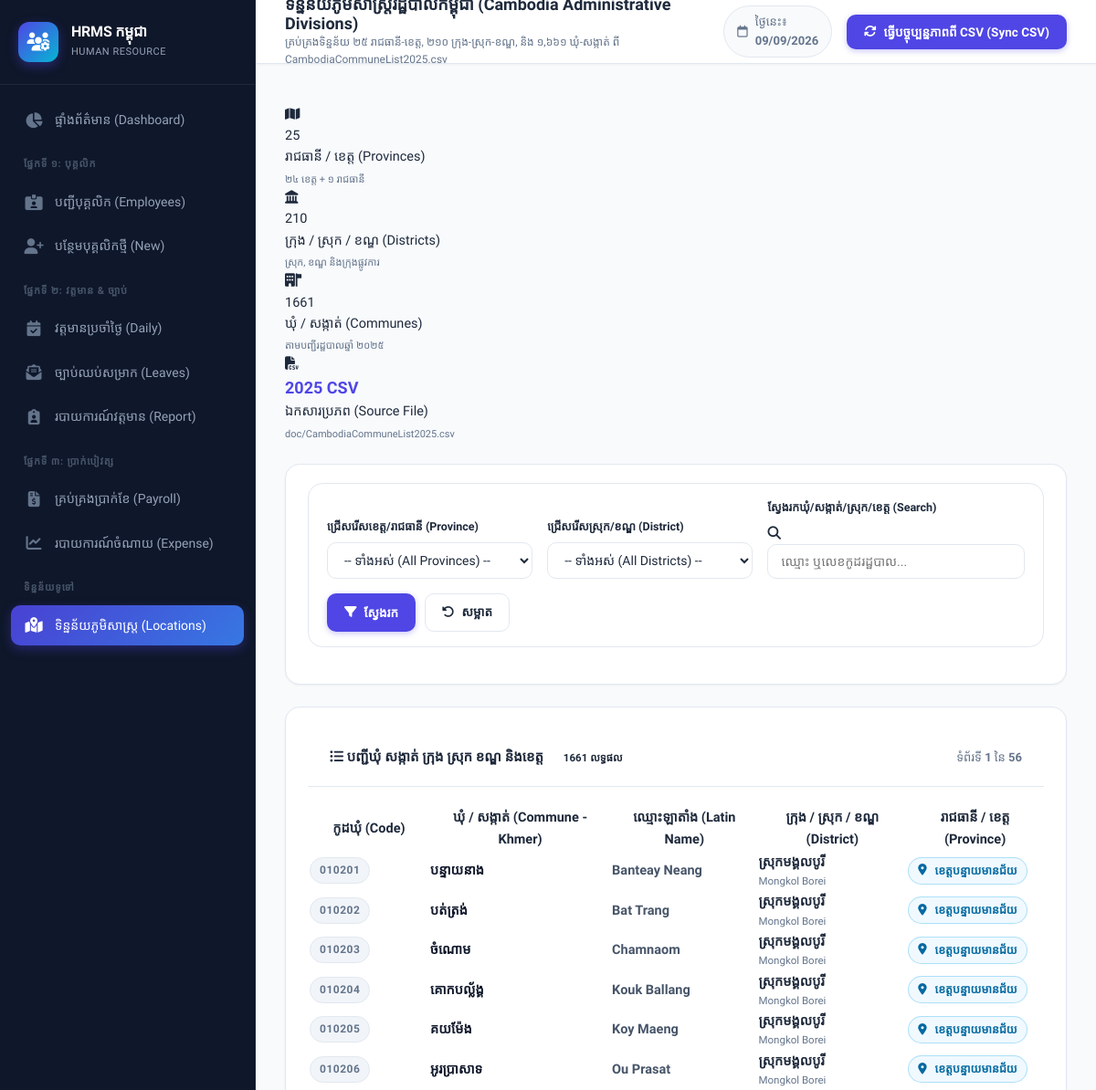
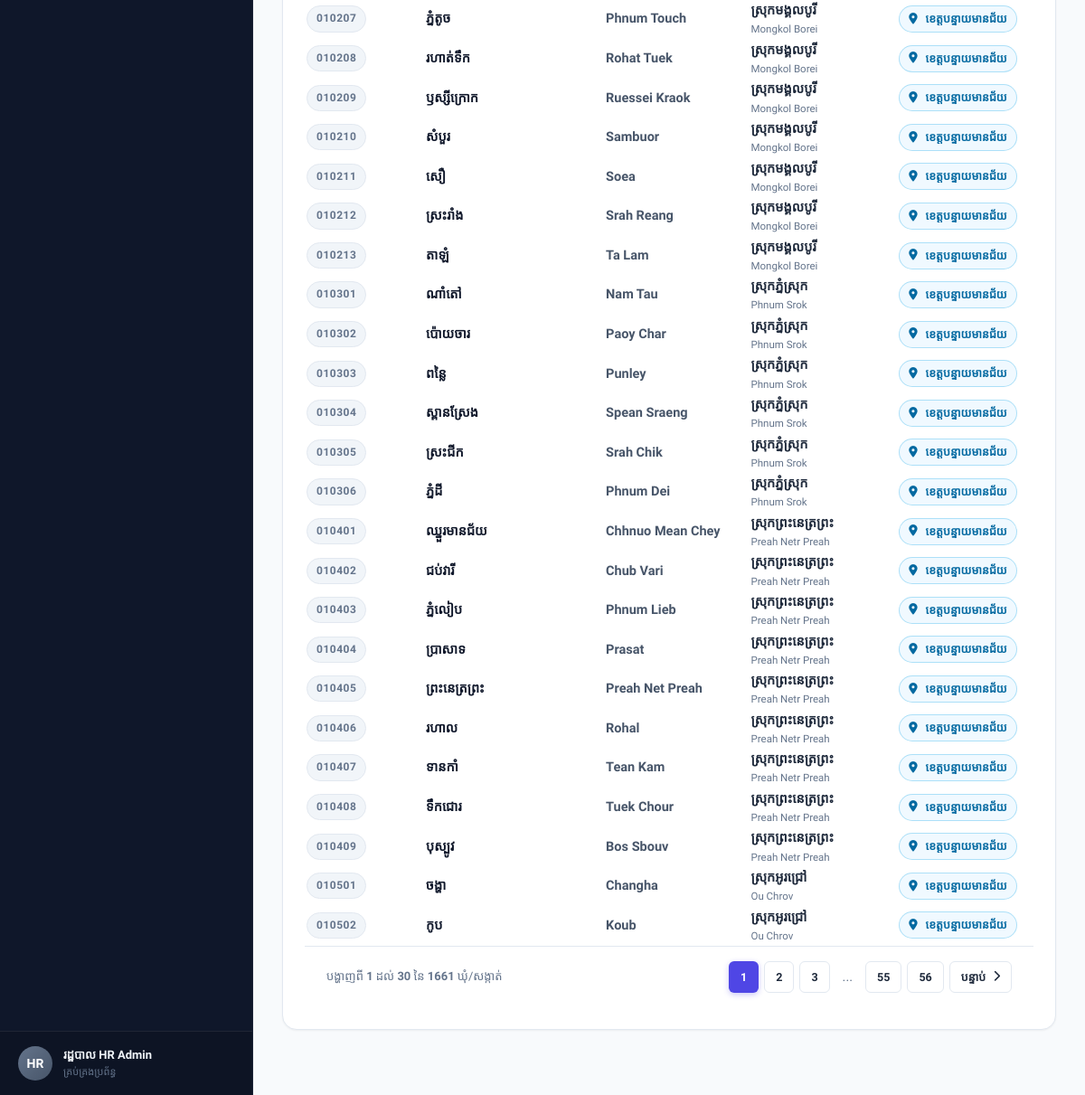
The app's page /geo-locations with its own data (2 pictures, top to bottom).
### models.py (models this page shows, shortened)
class Commune(db.Model):
    __tablename__ = 'communes'
    code = db.Column(db.String(10), primary_key=True)
    district_code = db.Column(db.String(10), db.ForeignKey('districts.code'), nullable=False)
    province_code = db.Column(db.String(10), nullable=False)
    name_kh = db.Column(db.String(100), nullable=False)
    name_en = db.Column(db.String(100), nullable=False)

class District(db.Model):
    __tablename__ = 'districts'
    code = db.Column(db.String(10), primary_key=True)
    province_code = db.Column(db.String(10), db.ForeignKey('provinces.code'), nullable=False)
    name_kh = db.Column(db.String(100), nullable=False)
    name_en = db.Column(db.String(100), nullable=False)
    communes = db.relationship('Commune', backref='district', lazy=True, cascade='all, delete-orphan')

class Province(db.Model):
    __tablename__ = 'provinces'
    code = db.Column(db.String(10), primary_key=True)
    name_kh = db.Column(db.String(100), nullable=False)
    name_en = db.Column(db.String(100), nullable=False)
    districts = db.relationship('District', backref='province', lazy=True, cascade='all, delete-orphan')

### app.py (the view, shortened to what this page needs)
@app.route('/geo-locations')
def geo_locations():
    page = request.args.get('page', 1, type=int)
    search = request.args.get('search', '').strip()
    province_code = request.args.get('province_code', '').strip()
    district_code = request.args.get('district_code', '').strip()
    query = Commune.query.join(District, Commune.district_code == District.code).join(Province, Commune.province_code == Province.code)
    if province_code:
        query = query.filter(Commune.province_code == province_code)
    if district_code:
        query = query.filter(Commune.district_code == district_code)
    pagination = query.order_by(Commune.code.asc()).paginate(page=page, per_page=30, error_out=False)
    provinces = Province.query.order_by(Province.code).all()
    districts = District.query.filter_by(province_code=province_code).order_by(District.code).all() if province_code else District.query.order_by(District.code).all()
    total_provinces = Province.query.count()
    total_districts = District.query.count()
    total_communes = Commune.query.count()
    return render_template(
        'geo/list.html',
        pagination=pagination,
        communes=pagination.items,
        provinces=provinces,
        districts=districts,
        selected_province=province_code,
        selected_district=district_code,
        search=search,
        total_provinces=total_provinces,
        total_districts=total_districts,
        total_communes=total_communes
    )

### app.py (called while the page is built)
@app.before_request
def load_logged_in_user():
    user_id = session.get('user_id')
    if user_id is None:
        g.user = None
    else:
        g.user = db.session.get(User, user_id)
        if not g.user or not g.user.is_active:
            session.clear()
            g.user = None

### templates/geo/list.html (shortened to what this page needs)
{% extends "base.html" %}
{% block page_subtitle %}គ្រប់គ្រងទិន្នន័យ ២៥ រាជធានី-ខេត្ត, ២១០ ក្រុង-ស្រុក-ខណ្ឌ, និង ១,៦៦១ ឃុំ-សង្កាត់ ពី CambodiaCommuneList2025.csv{% endblock %}
{% block topbar_actions %}
<form method="POST" action="{{ url_for('geo_locations_sync') }}" style="display: inline;"
      onsubmit="return confirm('តើលោកអ្នកពិតជាចង់អាន និងធ្វើបច្ចុប្បន្នភាពទិន្នន័យឡើងវិញពី CambodiaCommuneList2025.csv មែនទេ?');">
    <button type="submit" class="btn btn-primary">
        <i class="fa-solid fa-arrows-rotate"></i> ធ្វើបច្ចុប្បន្នភាពពី CSV (Sync CSV)
    </button>
</form>
{% endblock %}
{% block content %}
<div class="stats-grid" style="grid-template-columns: repeat(4, 1fr); margin-bottom: 24px;">
    <div class="stat-card">
        <div class="stat-icon icon-primary">
            <i class="fa-solid fa-map"></i>
        </div>
        <div class="stat-info">
            <div class="stat-value num">{{ total_provinces }}</div>
            <div class="stat-label">រាជធានី / ខេត្ត (Provinces)</div>
            <div style="font-size: 11px; color: var(--text-muted); margin-top: 4px;">២៤ ខេត្ត + ១ រាជធានី</div>
        </div>
    </div>
    <div class="stat-card">
        <div class="stat-icon icon-success">
            <i class="fa-solid fa-landmark"></i>
        </div>
        <div class="stat-info">
            <div class="stat-value num">{{ total_districts }}</div>
            <div class="stat-label">ក្រុង / ស្រុក / ខណ្ឌ (Districts)</div>
            <div style="font-size: 11px; color: var(--text-muted); margin-top: 4px;">ស្រុក, ខណ្ឌ និងក្រុងផ្លូវការ</div>
        </div>
    </div>
    <div class="stat-card">
        <div class="stat-icon icon-info">
            <i class="fa-solid fa-building-flag"></i>
        </div>
        <div class="stat-info">
            <div class="stat-value num">{{ total_communes }}</div>
            <div class="stat-label">ឃុំ / សង្កាត់ (Communes)</div>
            <div style="font-size: 11px; color: var(--text-muted); margin-top: 4px;">តាមបញ្ជីរដ្ឋបាលឆ្នាំ ២០២៥</div>
        </div>
    </div>
    <div class="stat-card">
        <div class="stat-icon icon-warning">
            <i class="fa-solid fa-file-csv"></i>
        </div>
        <div class="stat-info">
            <div class="stat-value" style="font-size: 18px; font-weight: 700; color: var(--primary);">2025 CSV</div>
            <div class="stat-label">ឯកសារប្រភព (Source File)</div>
            <div style="font-size: 11px; color: var(--text-muted); margin-top: 4px; overflow: hidden; text-overflow: ellipsis; white-space: nowrap;" title="doc/CambodiaCommuneList2025.csv">
                doc/CambodiaCommuneList2025.csv
            </div>
        </div>
    </div>
</div>
<div class="card" style="margin-bottom: 24px; padding: 20px 24px;">
    <form method="GET" action="{{ url_for('geo_locations') }}" class="filter-bar" style="display: flex; gap: 16px; align-items: flex-end; flex-wrap: wrap;">
        <div class="form-group" style="flex: 1.2; min-width: 200px; margin-bottom: 0;">
            <label class="form-label" style="font-size: 12.5px;">ជ្រើសរើសខេត្ត/រាជធានី (Province)</label>
            <select name="province_code" id="filter_province" class="form-select" onchange="updateFilterDistricts(this.value)">
                <option value="">-- ទាំងអស់ (All Provinces) --</option>
            </select>
        </div>
        <div class="form-group" style="flex: 1.2; min-width: 200px; margin-bottom: 0;">
            <label class="form-label" style="font-size: 12.5px;">ជ្រើសរើសស្រុក/ខណ្ឌ (District)</label>
            <select name="district_code" id="filter_district" class="form-select">
                <option value="">-- ទាំងអស់ (All Districts) --</option>
            </select>
        </div>
        <div class="form-group" style="flex: 1.5; min-width: 220px; margin-bottom: 0;">
            <label class="form-label" style="font-size: 12.5px;">ស្វែងរកឃុំ/សង្កាត់/ស្រុក/ខេត្ត (Search)</label>
            <div class="search-input-wrap">
                <i class="fa-solid fa-magnifying-glass"></i>
                <input type="text" name="search" class="form-control" placeholder="ឈ្មោះ ឬលេខកូដរដ្ឋបាល..." value="{{ search }}">
            </div>
        </div>
        <div style="display: flex; gap: 10px;">
            <button type="submit" class="btn btn-primary">
                <i class="fa-solid fa-filter"></i> ស្វែងរក
            </button>
            <a href="{{ url_for('geo_locations') }}" class="btn btn-secondary">
                <i class="fa-solid fa-rotate-left"></i> សម្អាត
            </a>
        </div>
    </form>
</div>
<div class="card">
    <div class="card-header" style="display: flex; justify-content: space-between; align-items: center; padding: 18px 24px; border-bottom: 1px solid var(--card-border);">
        <div style="font-size: 15px; font-weight: 700; color: var(--text-main);">
            <i class="fa-solid fa-list-ul text-primary"></i> បញ្ជីឃុំ សង្កាត់ ក្រុង ស្រុក ខណ្ឌ និងខេត្ត
            <span class="badge badge-primary num" style="margin-left: 8px;">{{ pagination.total }} លទ្ធផល</span>
        </div>
        <div style="font-size: 13px; color: var(--text-muted);">
            ទំព័រទី <strong class="num">{{ pagination.page }}</strong> នៃ <strong class="num">{{ pagination.pages }}</strong>
        </div>
    </div>
    <div class="table-responsive">
        <table class="table">
            <thead>
                <tr>
                    <th style="width: 130px;">កូដឃុំ (Code)</th>
                    <th>ឃុំ / សង្កាត់ (Commune - Khmer)</th>
                    <th>ឈ្មោះឡាតាំង (Latin Name)</th>
                    <th>ក្រុង / ស្រុក / ខណ្ឌ (District)</th>
                    <th>រាជធានី / ខេត្ត (Province)</th>
                </tr>
            </thead>
            <tbody>
                {% if communes %}
                    {% for c in communes %}
                    <tr>
                        <td>
                            <span class="badge badge-secondary num" style="font-family: var(--font-en); font-weight: 700; font-size: 12px; letter-spacing: 0.5px;">
                                {{ c.code }}
                            </span>
                        </td>
                        <td>
                            <strong style="color: #0f172a; font-size: 14.5px;">{{ c.name_kh }}</strong>
                        </td>
                        <td>
                            <span style="font-family: var(--font-en); color: #475569; font-weight: 600;">{{ c.name_en }}</span>
                        </td>
                        <td>
                            <div style="font-weight: 600; color: #1e293b;">{{ c.district.name_kh if c.district else '-' }}</div>
                            <div style="font-size: 11.5px; color: var(--text-muted); font-family: var(--font-en);">{{ c.district.name_en if c.district else '' }}</div>
                        </td>
                        <td>
                            <span class="badge badge-info" style="font-size: 12.5px; padding: 4px 10px;">
                                <i class="fa-solid fa-location-dot" style="margin-right: 4px;"></i>
                                {{ c.district.province.name_kh if c.district and c.district.province else '-' }}
                            </span>
                        </td>
                    </tr>
                    {% endfor %}
                {% endif %}
            </tbody>
        </table>
    </div>
    {% if pagination.pages > 1 %}
    <div style="display: flex; justify-content: space-between; align-items: center; padding: 16px 24px; border-top: 1px solid var(--card-border);">
        <div style="font-size: 13px; color: var(--text-muted);">
            បង្ហាញពី <strong class="num">{{ (pagination.page - 1) * pagination.per_page + 1 }}</strong> ដល់
            <strong class="num">{{ [pagination.page * pagination.per_page, pagination.total]|min }}</strong> នៃ
            <strong class="num">{{ pagination.total }}</strong> ឃុំ/សង្កាត់
        </div>
        <div style="display: flex; gap: 6px;">
            {% for p in pagination.iter_pages(left_edge=2, left_current=2, right_current=2, right_edge=2) %}
                {% if p %}
                    {% if p == pagination.page %}
                    <span class="btn btn-sm btn-primary num" style="font-weight: 700;">{{ p }}</span>
                    {% else %}
                    <a href="{{ url_for('geo_locations', page=p, province_code=selected_province, district_code=selected_district, search=search) }}"
                       class="btn btn-sm btn-secondary num">{{ p }}</a>
                    {% endif %}
                {% else %}
                    <span style="padding: 6px 8px; color: var(--text-muted);">...</span>
                {% endif %}
            {% endfor %}
            {% if pagination.has_next %}
            <a href="{{ url_for('geo_locations', page=pagination.next_num, province_code=selected_province, district_code=selected_district, search=search) }}"
               class="btn btn-sm btn-secondary">
                បន្ទាប់ <i class="fa-solid fa-chevron-right"></i>
            </a>
            {% endif %}
        </div>
    </div>
    {% endif %}
</div>
{% endblock %}

### static/css/style.css (style rules this page uses)
:root { --font-khmer: 'Kantumruy Pro', 'Battambang', -apple-system, BlinkMacSystemFont, sans-serif; --font-en: 'Plus Jakarta Sans', sans-serif; --primary: #4f46e5; --primary-hover: #4338ca; --primary-light: #eef2ff; --primary-glow: rgba(79, 70, 229, 0.2); --secondary: #64748b; --secondary-light: #f1f5f9; --success: #10b981; --success-light: #ecfdf5; --success-text: #065f46; --warning: #f59e0b; --warning-light: #fffbeb; --warning-text: #92400e; --danger: #ef4444; --danger-light: #fef2f2; --danger-text: #991b1b; --purple: #8b5cf6; --purple-light: #f5f3ff; --purple-text: #5b21b6; --info: #0ea5e9; --info-light: #f0f9ff; --info-text: #0369a1; --sidebar-bg: #0f172a; --sidebar-hover: #1e293b; --sidebar-active: #3b82f6; --sidebar-text: #94a3b8; --sidebar-text-active: #ffffff; --bg-main: #f8fafc; --card-bg: #ffffff; --card-border: #e2e8f0; --text-main: #1e293b; --text-muted: #64748b; --text-subtle: #94a3b8; --shadow-sm: 0 1px 2px 0 rgba(0, 0, 0, 0.05); --shadow-md: 0 4px 6px -1px rgba(0, 0, 0, 0.08), 0 2px 4px -2px rgba(0, 0, 0, 0.05); --shadow-lg: 0 10px 15px -3px rgba(0, 0, 0, 0.08), 0 4px 6px -4px rgba(0, 0, 0, 0.04); --shadow-xl: 0 20px 25px -5px rgba(0, 0, 0, 0.1), 0 8px 10px -6px rgba(0, 0, 0, 0.05); --radius-sm: 6px; --radius-md: 10px; --radius-lg: 16px; --radius-full: 9999px; --transition: all 0.2s cubic-bezier(0.4, 0, 0.2, 1); }
*, *::before, *::after { box-sizing: border-box; margin: 0; padding: 0; }
body { font-family: var(--font-khmer); background-color: var(--bg-main); color: var(--text-main); min-height: 100vh; display: flex; overflow-x: hidden; font-size: 14.5px; line-height: 1.6; }
.num, .currency, .code-tag { font-family: var(--font-en); }
a { text-decoration: none; color: inherit; }
.card { background-color: var(--card-bg); border: 1px solid var(--card-border); border-radius: var(--radius-lg); box-shadow: var(--shadow-sm); padding: 24px; margin-bottom: 24px; transition: var(--transition); }
.card-header { display: flex; align-items: center; justify-content: space-between; margin-bottom: 20px; padding-bottom: 14px; border-bottom: 1px solid var(--card-border); }
.btn { display: inline-flex; align-items: center; gap: 8px; padding: 9px 18px; border-radius: var(--radius-md); font-size: 13.5px; font-weight: 600; font-family: var(--font-khmer); cursor: pointer; border: 1px solid transparent; transition: var(--transition); white-space: nowrap; }
.btn-sm { padding: 6px 12px; font-size: 12.5px; border-radius: var(--radius-sm); }
.btn-primary { background-color: var(--primary); color: white; box-shadow: 0 2px 6px rgba(79, 70, 229, 0.3); }
.btn-secondary { background-color: white; color: var(--text-main); border: 1px solid var(--card-border); }
.table-responsive { width: 100%; overflow-x: auto; border-radius: var(--radius-md); }
.badge { display: inline-flex; align-items: center; gap: 5px; padding: 4px 10px; border-radius: var(--radius-full); font-size: 11.5px; font-weight: 600; white-space: nowrap; }
.badge-info { background-color: var(--info-light); color: var(--info-text); border: 1px solid rgba(14, 165, 233, 0.3); }
.badge-secondary { background-color: var(--secondary-light); color: var(--secondary); border: 1px solid var(--card-border); }
.form-group { margin-bottom: 20px; }
.form-label { display: block; font-size: 13.5px; font-weight: 600; color: var(--text-main); margin-bottom: 7px; }
.form-control, .form-select { width: 100%; padding: 10px 14px; border-radius: var(--radius-md); border: 1px solid var(--card-border); font-family: var(--font-khmer); font-size: 14px; color: var(--text-main); background-color: white; transition: var(--transition); }
.filter-bar { display: flex; flex-wrap: wrap; align-items: center; justify-content: space-between; gap: 16px; margin-bottom: 20px; background: white; padding: 16px 20px; border-radius: var(--radius-lg); border: 1px solid var(--card-border); }

### records on screen
Commune: code "010201", name_kh "បន្ទាយនាង", name_en "Banteay Neang", district "ស្រុកមង្គលបូរី", district "Mongkol Borei", district.province "ខេត្តបន្ទាយមានជ័យ"
Commune: code "010202", name_kh "បត់ត្រង់", name_en "Bat Trang", district "ស្រុកមង្គលបូរី", district "Mongkol Borei", district.province "ខេត្តបន្ទាយមានជ័យ"
Commune: code "010203", name_kh "ចំណោម", name_en "Chamnaom", district "ស្រុកមង្គលបូរី", district "Mongkol Borei", district.province "ខេត្តបន្ទាយមានជ័យ"
Commune: code "010204", name_kh "គោកបល្ល័ង្គ", name_en "Kouk Ballang", district "ស្រុកមង្គលបូរី", district "Mongkol Borei", district.province "ខេត្តបន្ទាយមានជ័យ"
Commune: code "010205", name_kh "គយម៉ែង", name_en "Koy Maeng", district "ស្រុកមង្គលបូរី", district "Mongkol Borei", district.province "ខេត្តបន្ទាយមានជ័យ"
Commune: code "010206", name_kh "អូរប្រាសាទ", name_en "Ou Prasat", district "ស្រុកមង្គលបូរី", district "Mongkol Borei", district.province "ខេត្តបន្ទាយមានជ័យ"
Commune: code "010207", name_kh "ភ្នំតូច", name_en "Phnum Touch", district "ស្រុកមង្គលបូរី", district "Mongkol Borei", district.province "ខេត្តបន្ទាយមានជ័យ"
Commune: code "010208", name_kh "រហាត់ទឹក", name_en "Rohat Tuek", district "ស្រុកមង្គលបូរី", district "Mongkol Borei", district.province "ខេត្តបន្ទាយមានជ័យ"
Commune: code "010209", name_kh "ឫស្សីក្រោក", name_en "Ruessei Kraok", district "ស្រុកមង្គលបូរី", district "Mongkol Borei", district.province "ខេត្តបន្ទាយមានជ័យ"
Commune: code "010210", name_kh "សំបួរ", name_en "Sambuor", district "ស្រុកមង្គលបូរី", district "Mongkol Borei", district.province "ខេត្តបន្ទាយមានជ័យ"
Commune: code "010211", name_kh "សឿ", name_en "Soea", district "ស្រុកមង្គលបូរី", district "Mongkol Borei", district.province "ខេត្តបន្ទាយមានជ័យ"
Commune: code "010212", name_kh "ស្រះរាំង", name_en "Srah Reang", district "ស្រុកមង្គលបូរី", district "Mongkol Borei", district.province "ខេត្តបន្ទាយមានជ័យ"
Commune: code "010213", name_kh "តាឡំ", name_en "Ta Lam", district "ស្រុកមង្គលបូរី", district "Mongkol Borei", district.province "ខេត្តបន្ទាយមានជ័យ"
Commune: code "010301", name_kh "ណាំតៅ", name_en "Nam Tau", district "ស្រុកភ្នំស្រុក", district "Phnum Srok", district.province "ខេត្តបន្ទាយមានជ័យ"
Commune: code "010302", name_kh "ប៉ោយចារ", name_en "Paoy Char", district "ស្រុកភ្នំស្រុក", district "Phnum Srok", district.province "ខេត្តបន្ទាយមានជ័យ"
Commune: code "010303", name_kh "ពន្លៃ", name_en "Punley", district "ស្រុកភ្នំស្រុក", district "Phnum Srok", district.province "ខេត្តបន្ទាយមានជ័យ"
Commune: code "010304", name_kh "ស្ពានស្រែង", name_en "Spean Sraeng", district "ស្រុកភ្នំស្រុក", district "Phnum Srok", district.province "ខេត្តបន្ទាយមានជ័យ"
Commune: code "010305", name_kh "ស្រះជីក", name_en "Srah Chik", district "ស្រុកភ្នំស្រុក", district "Phnum Srok", district.province "ខេត្តបន្ទាយមានជ័យ"
Commune: code "010306", name_kh "ភ្នំដី", name_en "Phnum Dei", district "ស្រុកភ្នំស្រុក", district "Phnum Srok", district.province "ខេត្តបន្ទាយមានជ័យ"
Commune: code "010401", name_kh "ឈ្នួរមានជ័យ", name_en "Chhnuo Mean Chey", district "ស្រុកព្រះនេត្រព្រះ", district "Preah Netr Preah", district.province "ខេត្តបន្ទាយមានជ័យ"
Commune: code "010402", name_kh "ជប់វារី", name_en "Chub Vari", district "ស្រុកព្រះនេត្រព្រះ", district "Preah Netr Preah", district.province "ខេត្តបន្ទាយមានជ័យ"
Commune: code "010403", name_kh "ភ្នំលៀប", name_en "Phnum Lieb", district "ស្រុកព្រះនេត្រព្រះ", district "Preah Netr Preah", district.province "ខេត្តបន្ទាយមានជ័យ"
Commune: code "010404", name_kh "ប្រាសាទ", name_en "Prasat", district "ស្រុកព្រះនេត្រព្រះ", district "Preah Netr Preah", district.province "ខេត្តបន្ទាយមានជ័យ"
Commune: code "010405", name_kh "ព្រះនេត្រព្រះ", name_en "Preah Net Preah", district "ស្រុកព្រះនេត្រព្រះ", district "Preah Netr Preah", district.province "ខេត្តបន្ទាយមានជ័យ"
Commune: code "010406", name_kh "រហាល", name_en "Rohal", district "ស្រុកព្រះនេត្រព្រះ", district "Preah Netr Preah", district.province "ខេត្តបន្ទាយមានជ័យ"
Commune: code "010407", name_kh "ទានកាំ", name_en "Tean Kam", district "ស្រុកព្រះនេត្រព្រះ", district "Preah Netr Preah", district.province "ខេត្តបន្ទាយមានជ័យ"
Commune: code "010408", name_kh "ទឹកជោរ", name_en "Tuek Chour", district "ស្រុកព្រះនេត្រព្រះ", district "Preah Netr Preah", district.province "ខេត្តបន្ទាយមានជ័យ"
Commune: code "010409", name_kh "បុស្បូវ", name_en "Bos Sbouv", district "ស្រុកព្រះនេត្រព្រះ", district "Preah Netr Preah", district.province "ខេត្តបន្ទាយមានជ័យ"
Commune: code "010501", name_kh "ចង្ហា", name_en "Changha", district "ស្រុកអូរជ្រៅ", district "Ou Chrov", district.province "ខេត្តបន្ទាយមានជ័យ"
Commune: code "010502", name_kh "កូប", name_en "Koub", district "ស្រុកអូរជ្រៅ", district "Ou Chrov", district.province "ខេត្តបន្ទាយមានជ័យ"

### other values on screen
{{ current_user.username[:2].upper() if current_user else 'HR' }} "HR"
{{ current_user.employee_name if current_user else 'រដ្ឋបាល HR Admin' }} "រដ្ឋបាល HR Admin"
{{ current_user.role_badge.kh if current_user else 'គ្រប់គ្រងប្រព័ន្ធ' }} "គ្រប់គ្រងប្រព័ន្ធ"
{{ total_provinces }} "25"
{{ total_districts }} "210"
{{ total_communes }} "1661"
{{ pagination.total }} "1661"
{{ pagination.page }} "1"
{{ pagination.pages }} "56"
{{ (pagination.page - 1) * pagination.per_page + 1 }} "1"
{{ [pagination.page * pagination.per_page, pagination.total]|min }} "30"
{{ p }} "1"
{{ p }} "2" "3" "55" "56"
